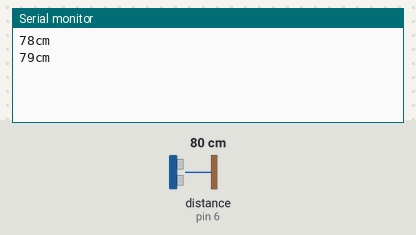
A sketch run on a simulated Arduino Uno, built with avr-gcc and run on an emulated ATmega328P. Parts: the last lines printed to the serial monitor. Wiring (inferred from the names in the program): ultrasonic range finder: trigger pin 7; echo pin 6. Inputs (shaded band) come from the test bench; at power-on: distance to the obstacle (sensor on pin 6) 80 cm. The echo pulse lasts 58.3 µs per cm.

Above: at 1.8 s.
1.9 s: distance to the obstacle (sensor on pin 6) set to 4 cm
At 2.8 s:
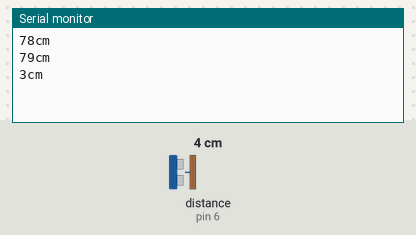
3.4 s: distance to the obstacle (sensor on pin 6) set to 2 cm
At 4.7 s:
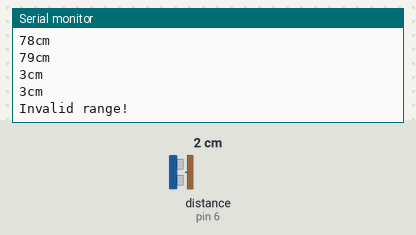
Timing chart, 0 to 6.4 s (numbered marks = the images above; inputs shaded):
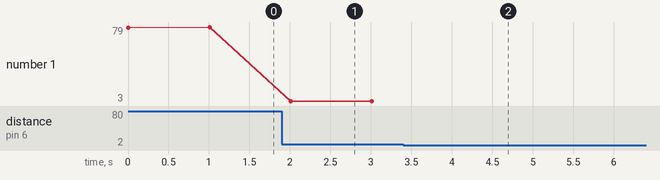

The sketch:

Lab_2.2.ino
```cpp
const int trig = 7;
const int echo = 6;
void setup ()
{
pinMode(trig , OUTPUT );
pinMode(echo , INPUT );
digitalWrite(trig , LOW);
Serial.begin(9600) ;
}
void loop ()
{
// send an impulse to trigger the sensor start the measurement
digitalWrite(trig , HIGH);
delayMicroseconds(15) ; // minimum impulse width required by HC -SR4 sensor
digitalWrite(trig , LOW);
long duration = pulseIn(echo , HIGH); // this function waits until the sensor
//outputs the result
// the result is encoded as the pulse width in microseconds
// 'duration ' is the time it takes sound from the transmitter back to the
//receiver after it bounces off an obstacle
const long vsound = 340; // [m/s]
long dist =(duration / 2L)*vsound/10000L; // 10000 is just the scaling
//factor to get the result in [cm]
// REMEMBER : when doing operations with 'long ' variables , always put 'L' after
//constants otherwise you will have bugs !
if( dist > 500L || dist < 2L)
{
Serial.println("Invalid range!");
}
else
{
Serial.print(dist);
Serial.println("cm");
}
delay(1000) ;
}
```

Measured:
- the behaviour switches between 3 and 2 cm on distance to the obstacle (sensor on pin 6) (found by bisection; images 1 and 2)
- after the input at 1.9 s, the serial monitor: prints a new line after 0.11 s (image 1)
- after the input at 3.4 s, the serial monitor: prints a new line after 0.61 s (image 2)
- plotted number 1: 79 → 3 after the input at 1.9 s
